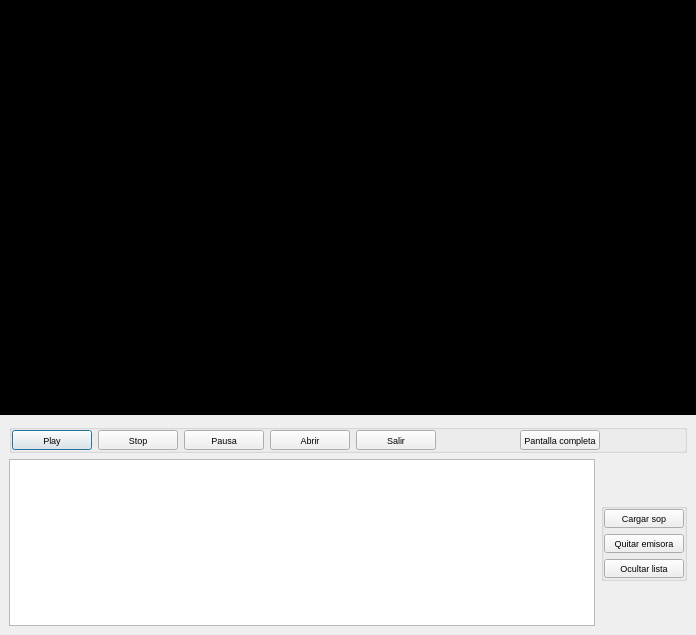
<?xml version="1.0" encoding="UTF-8"?>
<ui version="4.0">
 <class>Televideo</class>
 <widget class="QDialog" name="Televideo">
  <property name="geometry">
   <rect>
    <x>0</x>
    <y>0</y>
    <width>696</width>
    <height>635</height>
   </rect>
  </property>
  <property name="font">
   <font>
    <pointsize>7</pointsize>
   </font>
  </property>
  <property name="windowTitle">
   <string>TeleDrake v.0.1.0</string>
  </property>
  <property name="windowIcon">
   <iconset resource="recoverdrake.qrc">
    <normaloff>:/Imagenes/Television.png</normaloff>:/Imagenes/Television.png</iconset>
  </property>
  <layout class="QGridLayout" name="gridLayout_5">
   <property name="leftMargin">
    <number>0</number>
   </property>
   <property name="topMargin">
    <number>0</number>
   </property>
   <property name="rightMargin">
    <number>0</number>
   </property>
   <property name="bottomMargin">
    <number>0</number>
   </property>
   <property name="spacing">
    <number>0</number>
   </property>
   <item row="0" column="0">
    <widget class="Phonon::VideoPlayer" name="videoPlayer" native="true">
     <property name="sizePolicy">
      <sizepolicy hsizetype="Expanding" vsizetype="Expanding">
       <horstretch>0</horstretch>
       <verstretch>0</verstretch>
      </sizepolicy>
     </property>
     <property name="styleSheet">
      <string notr="true">background-color: rgb(0, 0, 0);</string>
     </property>
    </widget>
   </item>
   <item row="1" column="0">
    <widget class="QWidget" name="widget" native="true">
     <property name="sizePolicy">
      <sizepolicy hsizetype="Expanding" vsizetype="Fixed">
       <horstretch>0</horstretch>
       <verstretch>0</verstretch>
      </sizepolicy>
     </property>
     <property name="maximumSize">
      <size>
       <width>16777215</width>
       <height>220</height>
      </size>
     </property>
     <layout class="QGridLayout" name="gridLayout_4">
      <item row="0" column="0">
       <widget class="QGroupBox" name="groupBox">
        <property name="title">
         <string/>
        </property>
        <layout class="QGridLayout" name="gridLayout">
         <property name="leftMargin">
          <number>0</number>
         </property>
         <property name="topMargin">
          <number>0</number>
         </property>
         <property name="rightMargin">
          <number>0</number>
         </property>
         <property name="bottomMargin">
          <number>0</number>
         </property>
         <item row="0" column="8">
          <widget class="Phonon::VolumeSlider" name="volumeSlider_6" native="true">
           <property name="sizePolicy">
            <sizepolicy hsizetype="Expanding" vsizetype="Expanding">
             <horstretch>0</horstretch>
             <verstretch>0</verstretch>
            </sizepolicy>
           </property>
           <property name="maximumSize">
            <size>
             <width>251</width>
             <height>21</height>
            </size>
           </property>
          </widget>
         </item>
         <item row="0" column="0">
          <widget class="QPushButton" name="pushButton">
           <property name="sizePolicy">
            <sizepolicy hsizetype="Minimum" vsizetype="Minimum">
             <horstretch>0</horstretch>
             <verstretch>0</verstretch>
            </sizepolicy>
           </property>
           <property name="text">
            <string>Play</string>
           </property>
           <property name="icon">
            <iconset resource="recoverdrake.qrc">
             <normaloff>:/Imagenes/play.png</normaloff>:/Imagenes/play.png</iconset>
           </property>
          </widget>
         </item>
         <item row="0" column="2">
          <widget class="QPushButton" name="pushButton_6">
           <property name="sizePolicy">
            <sizepolicy hsizetype="Minimum" vsizetype="Minimum">
             <horstretch>0</horstretch>
             <verstretch>0</verstretch>
            </sizepolicy>
           </property>
           <property name="text">
            <string>Pausa</string>
           </property>
           <property name="icon">
            <iconset resource="recoverdrake.qrc">
             <normaloff>:/Imagenes/pause.png</normaloff>:/Imagenes/pause.png</iconset>
           </property>
          </widget>
         </item>
         <item row="0" column="4">
          <widget class="QPushButton" name="pushButton_2">
           <property name="sizePolicy">
            <sizepolicy hsizetype="Minimum" vsizetype="Minimum">
             <horstretch>0</horstretch>
             <verstretch>0</verstretch>
            </sizepolicy>
           </property>
           <property name="text">
            <string>Abrir</string>
           </property>
           <property name="icon">
            <iconset resource="recoverdrake.qrc">
             <normaloff>:/Imagenes/abrir.png</normaloff>:/Imagenes/abrir.png</iconset>
           </property>
          </widget>
         </item>
         <item row="0" column="5">
          <widget class="QPushButton" name="pushButton_4">
           <property name="sizePolicy">
            <sizepolicy hsizetype="Minimum" vsizetype="Minimum">
             <horstretch>0</horstretch>
             <verstretch>0</verstretch>
            </sizepolicy>
           </property>
           <property name="text">
            <string>Salir</string>
           </property>
           <property name="icon">
            <iconset resource="recoverdrake.qrc">
             <normaloff>:/Imagenes/puerta.png</normaloff>:/Imagenes/puerta.png</iconset>
           </property>
          </widget>
         </item>
         <item row="0" column="7">
          <widget class="QPushButton" name="pushButton_5">
           <property name="sizePolicy">
            <sizepolicy hsizetype="Minimum" vsizetype="Minimum">
             <horstretch>0</horstretch>
             <verstretch>0</verstretch>
            </sizepolicy>
           </property>
           <property name="text">
            <string>Pantalla completa</string>
           </property>
           <property name="icon">
            <iconset resource="recoverdrake.qrc">
             <normaloff>:/Imagenes/tv.png</normaloff>:/Imagenes/tv.png</iconset>
           </property>
          </widget>
         </item>
         <item row="0" column="1">
          <widget class="QPushButton" name="pushButton_3">
           <property name="sizePolicy">
            <sizepolicy hsizetype="Minimum" vsizetype="Minimum">
             <horstretch>0</horstretch>
             <verstretch>0</verstretch>
            </sizepolicy>
           </property>
           <property name="text">
            <string>Stop</string>
           </property>
           <property name="icon">
            <iconset resource="recoverdrake.qrc">
             <normaloff>:/Imagenes/stop1.png</normaloff>:/Imagenes/stop1.png</iconset>
           </property>
          </widget>
         </item>
         <item row="0" column="6">
          <spacer name="horizontalSpacer">
           <property name="orientation">
            <enum>Qt::Horizontal</enum>
           </property>
           <property name="sizeHint" stdset="0">
            <size>
             <width>40</width>
             <height>20</height>
            </size>
           </property>
          </spacer>
         </item>
        </layout>
       </widget>
      </item>
      <item row="1" column="0">
       <layout class="QGridLayout" name="gridLayout_3">
        <item row="0" column="0">
         <widget class="QTableView" name="tableView">
          <property name="sizePolicy">
           <sizepolicy hsizetype="Preferred" vsizetype="Preferred">
            <horstretch>0</horstretch>
            <verstretch>0</verstretch>
           </sizepolicy>
          </property>
          <property name="selectionBehavior">
           <enum>QAbstractItemView::SelectRows</enum>
          </property>
         </widget>
        </item>
        <item row="0" column="1">
         <widget class="QGroupBox" name="groupBox_2">
          <property name="sizePolicy">
           <sizepolicy hsizetype="Maximum" vsizetype="Maximum">
            <horstretch>0</horstretch>
            <verstretch>0</verstretch>
           </sizepolicy>
          </property>
          <property name="title">
           <string/>
          </property>
          <layout class="QGridLayout" name="gridLayout_2">
           <property name="leftMargin">
            <number>0</number>
           </property>
           <property name="topMargin">
            <number>0</number>
           </property>
           <property name="rightMargin">
            <number>0</number>
           </property>
           <property name="bottomMargin">
            <number>0</number>
           </property>
           <item row="0" column="0">
            <widget class="QPushButton" name="pushButton_9">
             <property name="sizePolicy">
              <sizepolicy hsizetype="Minimum" vsizetype="Fixed">
               <horstretch>0</horstretch>
               <verstretch>0</verstretch>
              </sizepolicy>
             </property>
             <property name="text">
              <string>Cargar sop</string>
             </property>
             <property name="icon">
              <iconset resource="recoverdrake.qrc">
               <normaloff>:/Imagenes/Television.png</normaloff>:/Imagenes/Television.png</iconset>
             </property>
            </widget>
           </item>
           <item row="1" column="0">
            <widget class="QPushButton" name="pushButton_8">
             <property name="text">
              <string>Quitar emisora</string>
             </property>
             <property name="icon">
              <iconset resource="recoverdrake.qrc">
               <normaloff>:/Imagenes/bad.png</normaloff>:/Imagenes/bad.png</iconset>
             </property>
            </widget>
           </item>
           <item row="2" column="0">
            <widget class="QPushButton" name="pushButton_7">
             <property name="text">
              <string>Ocultar lista</string>
             </property>
             <property name="icon">
              <iconset resource="recoverdrake.qrc">
               <normaloff>:/Imagenes/sustituir.png</normaloff>:/Imagenes/sustituir.png</iconset>
             </property>
            </widget>
           </item>
          </layout>
         </widget>
        </item>
       </layout>
      </item>
     </layout>
    </widget>
   </item>
  </layout>
 </widget>
 <customwidgets>
  <customwidget>
   <class>Phonon::VolumeSlider</class>
   <extends>QWidget</extends>
   <header location="global">phonon/volumeslider.h</header>
  </customwidget>
  <customwidget>
   <class>Phonon::VideoPlayer</class>
   <extends>QWidget</extends>
   <header location="global">phonon/videoplayer.h</header>
  </customwidget>
 </customwidgets>
 <resources>
  <include location="recoverdrake.qrc"/>
 </resources>
 <connections/>
</ui>
